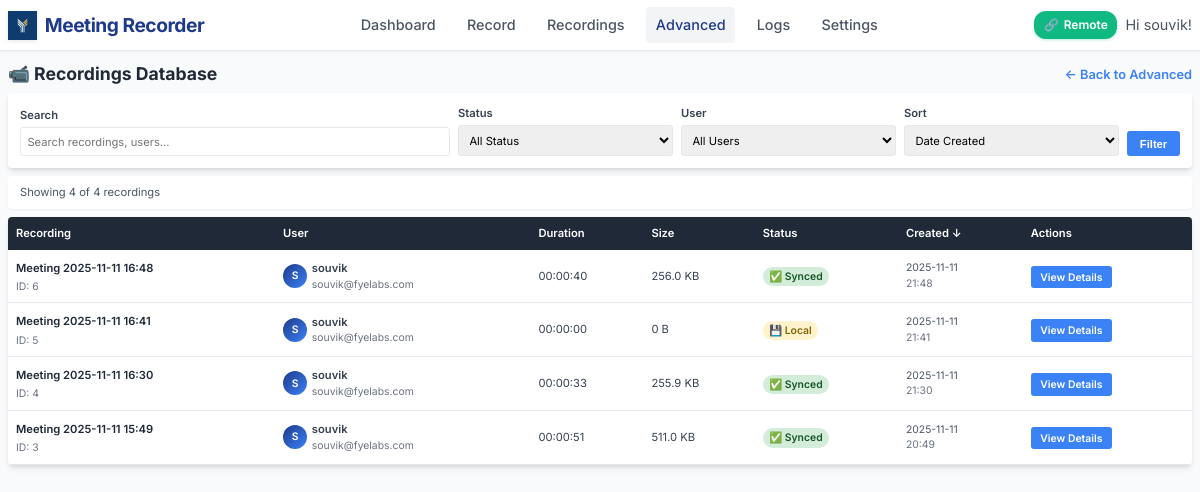
Page /admin/recordings (signed in) on the earlier database version.
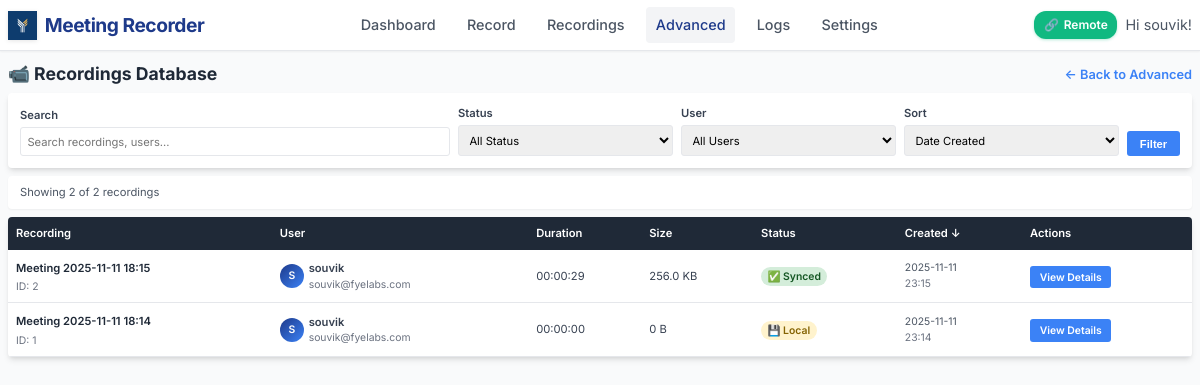
Same page on the later database version.
### models.py (models this page shows, shortened)
class Recording(db.Model):
    id = db.Column(db.Integer, primary_key=True)
    title = db.Column(db.String(200), nullable=False)
    filename = db.Column(db.String(255), nullable=False)
    file_path = db.Column(db.String(500), nullable=False)
    file_size = db.Column(db.BigInteger, default=0)  # in bytes
    duration = db.Column(db.Integer, default=0)  # in seconds
    created_at = db.Column(db.DateTime, default=datetime.utcnow)
    started_at = db.Column(db.DateTime)
    ended_at = db.Column(db.DateTime)
    monitor_name = db.Column(db.String(200))
    resolution = db.Column(db.String(50))  # e.g., "1920x1080"
    uploaded = db.Column(db.Boolean, default=False)
    upload_url = db.Column(db.String(500))  # Legacy field - kept for compatibility
    video_url = db.Column(db.String(500))
    transcript_url = db.Column(db.String(500))
    thumbnail_url = db.Column(db.String(500))
    upload_status = db.Column(db.String(50), default='pending')  # pending, uploading, completed, failed
    upload_metadata = db.Column(db.Text)  # JSON metadata from upload
    user_id = db.Column(db.Integer, db.ForeignKey('user.id'), nullable=False)
    status = db.Column(db.String(50), default='completed')  # recording, processing, completed, failed

class User(UserMixin, db.Model):
    id = db.Column(db.Integer, primary_key=True)
    username = db.Column(db.String(80), unique=True, nullable=False)
    email = db.Column(db.String(120), unique=True, nullable=False)
    password_hash = db.Column(db.String(128))
    created_at = db.Column(db.DateTime, default=datetime.utcnow)
    is_active = db.Column(db.Boolean, default=True)
    default_monitor = db.Column(db.String(200))  # Default monitor for recordings
    auto_delete_days = db.Column(db.Integer, default=30)  # Auto-delete recordings after N days
    recordings = db.relationship('Recording', backref='user', lazy=True)
    meetings = db.relationship('Meeting', backref='user', lazy=True)

### app.py (the view, shortened to what this page needs)
@app.route('/admin/recordings')
@login_required
def admin_recordings():
    try:
        page = request.args.get('page', 1, type=int)
        per_page = 20
        search = request.args.get('search', '').strip()
        status_filter = request.args.get('status', 'all')
        user_filter = request.args.get('user', 'all')
        sort_by = request.args.get('sort', 'created_at')
        sort_order = request.args.get('order', 'desc')
        query = db.session.query(Recording, User).join(User)
        if user_filter != 'all':
            query = query.filter(User.id == int(user_filter))
        if sort_by == 'title':
            sort_column = Recording.title
        elif sort_by == 'username':
            sort_column = User.username
        elif sort_by == 'duration':
            sort_column = Recording.duration
        elif sort_by == 'file_size':
            sort_column = Recording.file_size
        elif sort_by == 'upload_status':
            sort_column = Recording.upload_status
        else:
            sort_column = Recording.created_at
        if sort_order == 'asc':
            query = query.order_by(sort_column.asc())
        else:
            query = query.order_by(sort_column.desc())
        recordings = query.paginate(page=page, per_page=per_page, error_out=False)
        users = User.query.all()
        return render_template('admin/recordings.html',
                             recordings=recordings,
                             users=users,
                             search=search,
                             status_filter=status_filter,
                             user_filter=user_filter,
                             sort_by=sort_by,
                             sort_order=sort_order)
    except Exception as e:
        logger.error(f" Advanced recordings error: {e}")
        return f"Database error: {e}", 500

### app.py (called while the page is built)
def format_file_size(size_bytes):
    if not size_bytes:
        return "0 B"
    for unit in ['B', 'KB', 'MB', 'GB']:
        if size_bytes < 1024:
            return f"{size_bytes:.1f} {unit}"
        size_bytes /= 1024
    return f"{size_bytes:.1f} TB"

def format_duration(seconds):
    if not seconds:
        return "00:00:00"
    hours = seconds // 3600
    minutes = (seconds % 3600) // 60
    secs = seconds % 60
    return f"{hours:02d}:{minutes:02d}:{secs:02d}"

@app.context_processor
def utility_processor():
    active_recording = None
    if current_user.is_authenticated:
        global recording_state
        if recording_state.get('active', False):
            recent_recording = Recording.query.filter_by(user_id=current_user.id).order_by(Recording.created_at.desc()).first()
            if recent_recording and recent_recording.status != 'completed':
                active_recording = recent_recording
    return dict(
        format_file_size=format_file_size,
        format_duration=format_duration,
        active_recording=active_recording,
        is_remote_recording_enabled=is_remote_recording_enabled
    )

### templates/admin/recordings.html (shortened to what the changed rows need)
{% extends "base.html" %}
{% block content %}
<div style="display: flex; justify-content: space-between; align-items: center; margin-bottom: 0.5rem;">
    <h1 style="color: var(--gray-800); margin: 0; font-size: 1.1rem;">📹 Recordings Database</h1>
</div>
<div style="background: white; padding: 0.5rem 0.75rem; border-radius: 4px; margin-bottom: 0.5rem; box-shadow: var(--shadow-sm);">
    <p style="margin: 0; color: var(--gray-600); font-size: 0.7rem;">
        Showing {{ recordings.items|length }} of {{ recordings.total }} recordings
    </p>
</div>
{% if recordings.items %}
<div style="background: white; border-radius: 4px; overflow: hidden; box-shadow: var(--shadow-md);">
    <table style="width: 100%; border-collapse: collapse;">
        <thead>
            <tr style="background: var(--gray-800); color: white;">
                <th style="padding: 0.5rem; text-align: left; font-weight: 600; font-size: 0.7rem;">
                    <a href="?sort=title&order={{ 'asc' if sort_by == 'title' and sort_order == 'desc' else 'desc' }}&search={{ search }}&status={{ status_filter }}&user={{ user_filter }}"
                       style="color: white; text-decoration: none;">
                        Recording {% if sort_by == 'title' %}{{ '↑' if sort_order == 'asc' else '↓' }}{% endif %}
                    </a>
                </th>
                <th style="padding: 0.5rem; text-align: left; font-weight: 600; font-size: 0.7rem;">
                    <a href="?sort=username&order={{ 'asc' if sort_by == 'username' and sort_order == 'desc' else 'desc' }}&search={{ search }}&status={{ status_filter }}&user={{ user_filter }}"
                       style="color: white; text-decoration: none;">
                        User {% if sort_by == 'username' %}{{ '↑' if sort_order == 'asc' else '↓' }}{% endif %}
                    </a>
                </th>
                <th style="padding: 0.5rem; text-align: left; font-weight: 600; font-size: 0.7rem;">
                    <a href="?sort=duration&order={{ 'asc' if sort_by == 'duration' and sort_order == 'desc' else 'desc' }}&search={{ search }}&status={{ status_filter }}&user={{ user_filter }}"
                       style="color: white; text-decoration: none;">
                        Duration {% if sort_by == 'duration' %}{{ '↑' if sort_order == 'asc' else '↓' }}{% endif %}
                    </a>
                </th>
                <th style="padding: 0.5rem; text-align: left; font-weight: 600; font-size: 0.7rem;">
                    <a href="?sort=file_size&order={{ 'asc' if sort_by == 'file_size' and sort_order == 'desc' else 'desc' }}&search={{ search }}&status={{ status_filter }}&user={{ user_filter }}"
                       style="color: white; text-decoration: none;">
                        Size {% if sort_by == 'file_size' %}{{ '↑' if sort_order == 'asc' else '↓' }}{% endif %}
                    </a>
                </th>
                <th style="padding: 0.5rem; text-align: left; font-weight: 600; font-size: 0.7rem;">
                    <a href="?sort=upload_status&order={{ 'asc' if sort_by == 'upload_status' and sort_order == 'desc' else 'desc' }}&search={{ search }}&status={{ status_filter }}&user={{ user_filter }}"
                       style="color: white; text-decoration: none;">
                        Status {% if sort_by == 'upload_status' %}{{ '↑' if sort_order == 'asc' else '↓' }}{% endif %}
                    </a>
                </th>
                <th style="padding: 0.5rem; text-align: left; font-weight: 600; font-size: 0.7rem;">
                    <a href="?sort=created_at&order={{ 'asc' if sort_by == 'created_at' and sort_order == 'desc' else 'desc' }}&search={{ search }}&status={{ status_filter }}&user={{ user_filter }}"
                       style="color: white; text-decoration: none;">
                        Created {% if sort_by == 'created_at' %}{{ '↑' if sort_order == 'asc' else '↓' }}{% endif %}
                    </a>
                </th>
                <th style="padding: 0.5rem; text-align: left; font-weight: 600; font-size: 0.7rem;">Actions</th>
            </tr>
        </thead>
        <tbody>
            {% for recording, user in recordings.items %}
            <tr style="border-bottom: 1px solid var(--gray-200);" onmouseover="this.style.backgroundColor='var(--gray-50)'" onmouseout="this.style.backgroundColor='white'">
                <td style="padding: 0.5rem; vertical-align: middle;">
                    <div>
                        <a href="{{ url_for('admin_recording_detail', recording_id=recording.id) }}"
                           style="font-weight: 600; color: var(--gray-800); text-decoration: none; font-size: 0.7rem;">
                            {{ recording.title }}
                        </a>
                        <div style="color: var(--gray-500); font-size: 0.65rem; margin-top: 0.1rem;">
                            ID: {{ recording.id }}
                        </div>
                    </div>
                </td>
                <td style="padding: 0.5rem; vertical-align: middle;">
                    <div style="display: flex; align-items: center;">
                        <div style="width: 24px; height: 24px; border-radius: 50%; background: linear-gradient(135deg, var(--primary-blue), var(--secondary-blue)); display: flex; align-items: center; justify-content: center; color: white; font-weight: 600; margin-right: 0.3rem; font-size: 0.65rem;">
                            {{ user.username[0].upper() }}
                        </div>
                        <div>
                            <div style="font-weight: 600; font-size: 0.7rem;">{{ user.username }}</div>
                            <div style="color: var(--gray-500); font-size: 0.65rem;">{{ user.email }}</div>
                        </div>
                    </div>
                </td>
                <td style="padding: 0.5rem; vertical-align: middle; font-size: 0.7rem;">
                    {{ format_duration(recording.duration) }}
                </td>
                <td style="padding: 0.5rem; vertical-align: middle; font-size: 0.7rem;">
                    {{ format_file_size(recording.file_size) }}
                </td>
                <td style="padding: 0.5rem; vertical-align: middle;">
                    {% if recording.upload_status == 'completed' and recording.uploaded %}
                        <span style="background-color: #d4edda; color: #155724; padding: 0.2rem 0.4rem; border-radius: 12px; font-size: 0.65rem; font-weight: 600;">✅ Synced</span>
                    {% elif recording.upload_status == 'uploading' %}
                        <span style="background-color: #cce5ff; color: #004085; padding: 0.2rem 0.4rem; border-radius: 12px; font-size: 0.65rem; font-weight: 600;">⬆️ Uploading</span>
                    {% elif recording.upload_status == 'failed' %}
                        <span style="background-color: #f8d7da; color: #721c24; padding: 0.2rem 0.4rem; border-radius: 12px; font-size: 0.65rem; font-weight: 600;">❌ Failed</span>
                    {% else %}
                        <span style="background-color: #fff3cd; color: #856404; padding: 0.2rem 0.4rem; border-radius: 12px; font-size: 0.65rem; font-weight: 600;">💾 Local</span>
                    {% endif %}
                </td>
                <td style="padding: 0.5rem; vertical-align: middle;">
                    <div style="color: var(--gray-600); font-size: 0.65rem;">
                        {{ recording.created_at.strftime('%Y-%m-%d') if recording.created_at else 'N/A' }}
                        <br>
                        <span style="color: var(--gray-500);">{{ recording.created_at.strftime('%H:%M') if recording.created_at else '' }}</span>
                    </div>
                </td>
                <td style="padding: 0.5rem; vertical-align: middle;">
                    <a href="{{ url_for('admin_recording_detail', recording_id=recording.id) }}"
                       style="background: var(--secondary-blue); color: white; padding: 0.3rem 0.6rem; text-decoration: none; border-radius: 3px; font-size: 0.65rem; font-weight: 600;">
                        View Details
                    </a>
                </td>
            </tr>
            {% endfor %}
        </tbody>
    </table>
</div>
{% endif %}
{% endblock %}

Differences in the rows shown:
removed Recording: title "Meeting 2025-11-11 16:48", id "6", username "S", username "souvik", email "souvik@fyelabs.com", duration "00:00:40", file_size "256.0 KB", upload_status "✅ Synced", created_at "2025-11-11", created_at "21:48"
removed Recording: title "Meeting 2025-11-11 16:41", id "5", username "S", username "souvik", email "souvik@fyelabs.com", duration "00:00:00", file_size "0 B", upload_status "💾 Local", created_at "2025-11-11", created_at "21:41"
removed Recording: title "Meeting 2025-11-11 16:30", id "4", username "S", username "souvik", email "souvik@fyelabs.com", duration "00:00:33", file_size "255.9 KB", upload_status "✅ Synced", created_at "2025-11-11", created_at "21:30"
removed Recording: title "Meeting 2025-11-11 15:49", id "3", username "S", username "souvik", email "souvik@fyelabs.com", duration "00:00:51", file_size "511.0 KB", upload_status "✅ Synced", created_at "2025-11-11", created_at "20:49"
added Recording: title "Meeting 2025-11-11 18:15", id "2", username "S", username "souvik", email "souvik@fyelabs.com", duration "00:00:29", file_size "256.0 KB", upload_status "✅ Synced", created_at "2025-11-11", created_at "23:15"
added Recording: title "Meeting 2025-11-11 18:14", id "1", username "S", username "souvik", email "souvik@fyelabs.com", duration "00:00:00", file_size "0 B", upload_status "💾 Local", created_at "2025-11-11", created_at "23:14"
Other differences:
{{ recordings.items|length }}: "4" → "2"
{{ recordings.total }}: "4" → "2"
